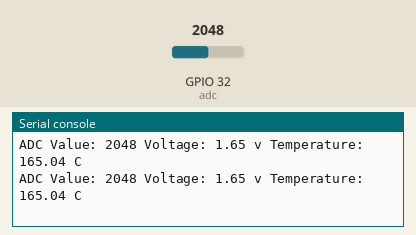
Recording of a program running on a simulated ESP32 board running MicroPython. Parts: the last lines printed to the serial console. The test bench sets the inputs (shaded band); at power-on: GPIO 32 (adc) = 2048 (analog values on the 0–4095 scale).

Above: at 1.2 s.
1.3 s: GPIO 32 (adc) set to 2866
At 2.5 s:
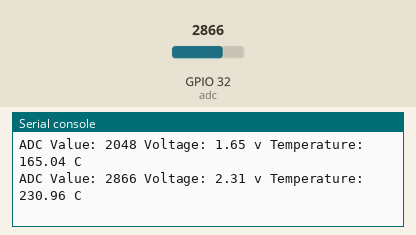
2.8 s: GPIO 32 (adc) set to 3603
At 3.8 s:
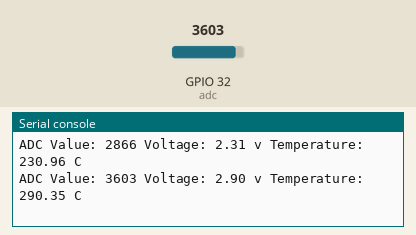
Timing chart, 0 to 5.8 s (numbered marks = the images above; inputs shaded):
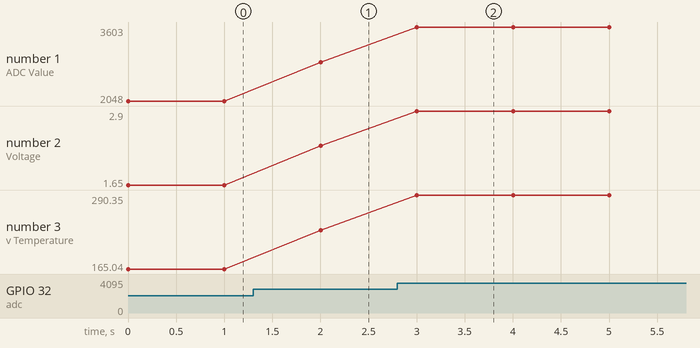

Measured:
- after the input at 1.3 s, the serial console: prints a new line after 0.70 s (image 1)
- after the input at 2.8 s, the serial console: prints a new line after 0.20 s (image 2)
- plotted number 1: 2048 → 2866 after the input at 1.3 s, 2866 → 3603 after the input at 2.8 s
- plotted number 2: 1.65 → 2.31 after the input at 1.3 s, 2.31 → 2.9 after the input at 2.8 s
- plotted number 3: 165.04 → 230.96 after the input at 1.3 s, 230.96 → 290.35 after the input at 2.8 s

The program:

lm35.py
```python
from machine import ADC, Pin
import time

adc=ADC(Pin(32))
adc.atten(ADC.ATTN_11DB)
adc.width(ADC.WIDTH_12BIT)
Vref=3.3

while True:
    value=adc.read()
    vol=(value/4095)*Vref
    temp=vol*100

    print("ADC Value:",value,"Voltage: {:.2f} v".format(vol),"Temperature: {:.2f} C".format(temp))
    time.sleep(1)
```
